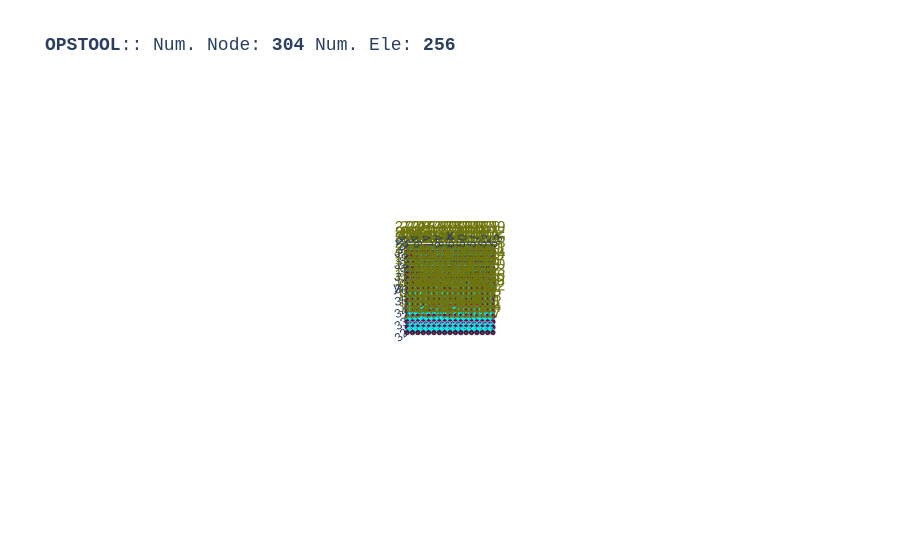

This figure's notebook cell:
### Code cell
opst.vis.plotly.plot_model(show_node_numbering=True)

### Figure 1 — Plotly figure (JSON) as saved in the notebook; plotly's stock layout.template omitted (floating-point values rounded to 4 significant figures; data arrays with more than 128 entries replaced by an {"elided": "..."} marker saying what was removed)
{"data": [{"color": "#00FFFF", "hoverinfo": "skip", "i": {"elided": "512 int values"}, "j": {"elided": "512 int values"}, "k": {"elided": "512 int values"}, "name": "ELE_TAG_FourNodeQuadWithSensitivity", "opacity": 1, "type": "mesh3d", "x": {"elided": "1024 float values"}, "y": {"elided": "1024 float values"}, "z": {"elided": "1024 float values"}}, {"connectgaps": false, "hoverinfo": "skip", "line": {"color": "black", "width": 1}, "mode": "lines", "name": "Edge", "type": "scatter3d", "x": {"elided": "1536 float values"}, "y": {"elided": "1536 float values"}, "z": {"elided": "1536 float values"}}, {"customdata": {"elided": "256 str values"}, "hovertemplate": "%{customdata}", "marker": {"color": "#00FFFF", "size": 3, "symbol": "diamond-open"}, "mode": "markers", "name": "ELE_TAG_FourNodeQuadWithSensitivity", "type": "scatter3d", "x": {"elided": "256 float values"}, "y": {"elided": "256 float values"}, "z": {"elided": "256 float values"}}, {"customdata": {"elided": "304 str values"}, "hovertemplate": "x: %{x}<br>y: %{y}<br>z: %{z} <br>nodeTag: %{customdata}", "marker": {"color": "#580f41", "size": 3, "symbol": "circle"}, "mode": "markers", "name": "Nodes", "type": "scatter3d", "x": {"elided": "304 float values"}, "y": {"elided": "304 float values"}, "z": {"elided": "304 float values"}}, {"mode": "text", "name": "Node Tag", "text": {"elided": "304 str values"}, "textfont": {"color": "#6e750e", "size": 15}, "type": "scatter3d", "x": {"elided": "304 float values"}, "y": {"elided": "304 float values"}, "z": {"elided": "304 float values"}}, {"connectgaps": false, "hoverinfo": "skip", "line": {"color": "#15b01a", "width": 1}, "mode": "lines", "name": "BC", "type": "scatter3d", "x": {"elided": "340 float values"}, "y": {"elided": "340 float values"}, "z": {"elided": "340 float values"}}, {"connectgaps": false, "hoverinfo": "skip", "line": {"color": "#FF1493", "width": 2.5}, "mode": "lines", "name": "mp constraint", "type": "scatter3d", "x": [45.0, 53.0, NaN, 45.0, 53.0, NaN, 45.0, 53.0, NaN, 45.0, 53.0, NaN, 45.0, 53.0, NaN, 45.0, 53.0, NaN, 45.0, 53.0, NaN, 45.0, 53.0, NaN, 45.0, 53.0, NaN, 45.0, 53.0, NaN, 45.0, 53.0, NaN, 45.0, 53.0, NaN, 45.0, 53.0, NaN, 45.0, 53.0, NaN, 45.0, 53.0, NaN, 45.0, 53.0, NaN], "y": [32.5, 32.5, NaN, 33.0, 33.0, NaN, 33.5, 33.5, NaN, 34.0, 34.0, NaN, 34.5, 34.5, NaN, 35.0, 35.0, NaN, 35.5, 35.5, NaN, 36.0, 36.0, NaN, 36.5, 36.5, NaN, 37.0, 37.0, NaN, 37.5, 37.5, NaN, 38.0, 38.0, NaN, 38.5, 38.5, NaN, 39.0, 39.0, NaN, 39.5, 39.5, NaN, 40.0, 40.0, NaN], "z": [0.0, 0.0, NaN, 0.0, 0.0, NaN, 0.0, 0.0, NaN, 0.0, 0.0, NaN, 0.0, 0.0, NaN, 0.0, 0.0, NaN, 0.0, 0.0, NaN, 0.0, 0.0, NaN, 0.0, 0.0, NaN, 0.0, 0.0, NaN, 0.0, 0.0, NaN, 0.0, 0.0, NaN, 0.0, 0.0, NaN, 0.0, 0.0, NaN, 0.0, 0.0, NaN, 0.0, 0.0, NaN]}], "layout": {"autosize": true, "font": {"family": "Arial, sans-serif"}, "scene": {"aspectmode": "data", "camera": {"eye": {"x": 0, "y": -0.1, "z": 10}}, "dragmode": "pan", "xaxis": {"showbackground": false}, "yaxis": {"showbackground": false}, "zaxis": {"showbackground": true, "showgrid": true, "showticklabels": false, "ticks": "", "title": {"text": ""}, "visible": true}}, "showlegend": false, "title": {"font": {"family": "courier", "size": 18}, "text": "<b>OPSTOOL</b>:: Num. Node: <b>304</b> Num. Ele: <b>256</b>"}}}
